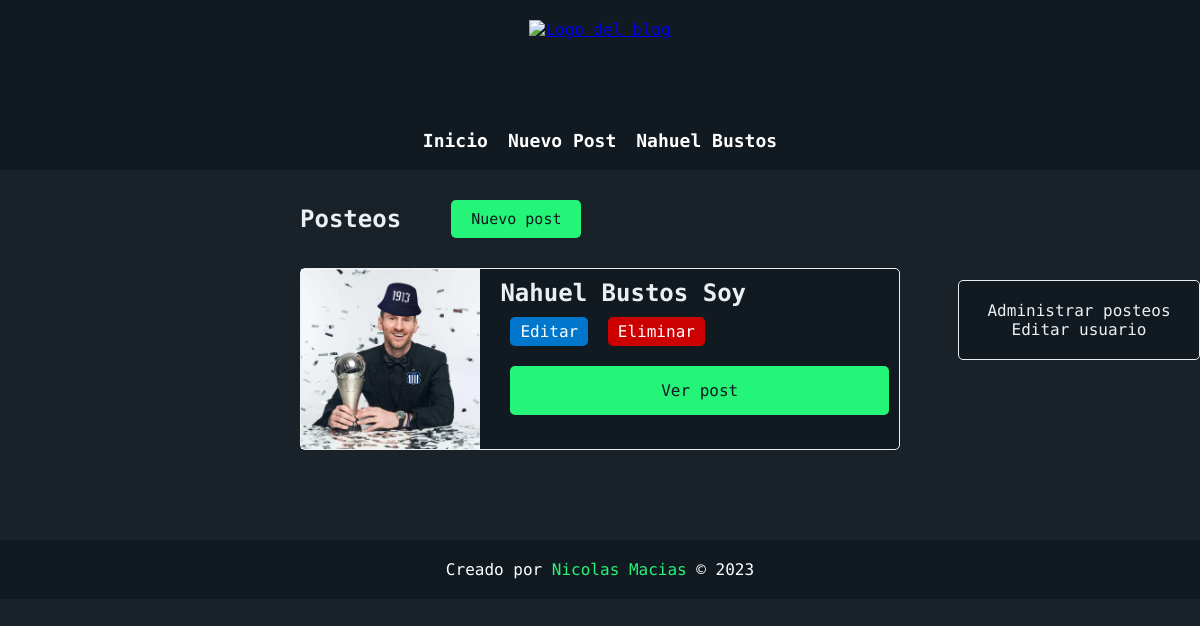
Before: /admin/admin-posteos.php (signed in) with the older database file.
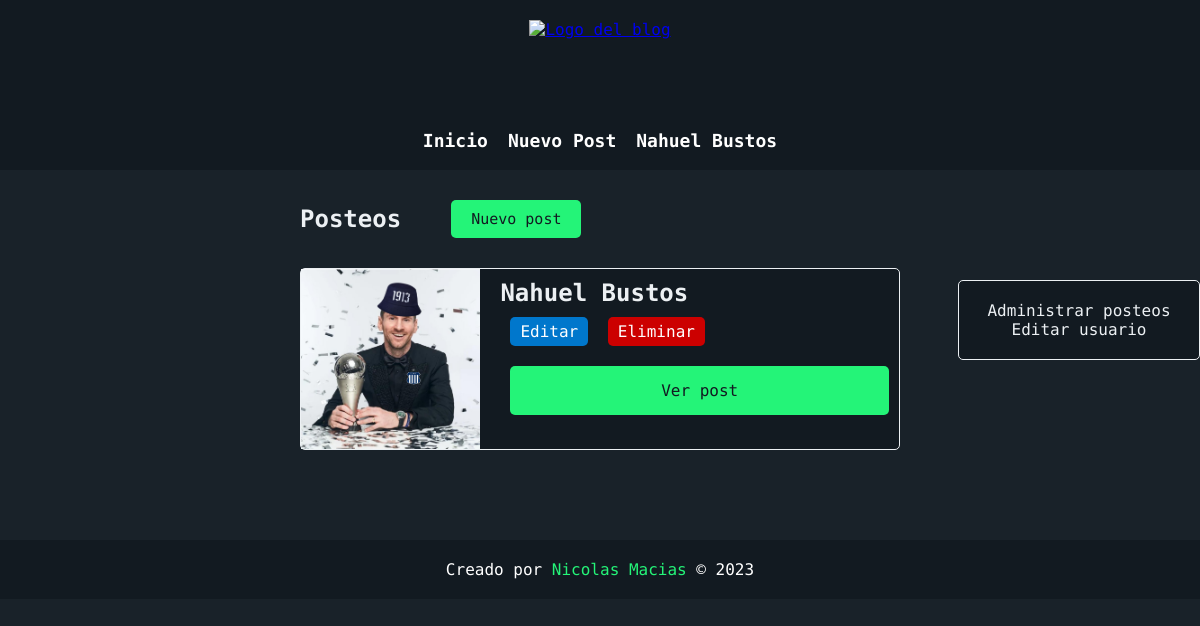
After: the same page with the newer database file.
### tables this page shows
CREATE TABLE `entrada` (
  `id` int(11) NOT NULL,
  `usuario_id` int(11) NOT NULL,
  `titulo` varchar(255) NOT NULL,
  `resumen` text NOT NULL,
  `texto` text NOT NULL,
  `imagen` varchar(255) NOT NULL,
  `fecha` datetime DEFAULT current_timestamp()
);

### admin/control-sesion.php (called while the page is built, shortened)
<?php
if (empty($_SESSION['usuario_id'])) {
    if ($_SERVER['PHP_SELF'] != "/tp-aw1/index.php") {
        header('location:../login.php');
        exit();
    }
} else if (isset($_SESSION['nombre'])) {
    $idUser = $_SESSION['usuario_id'];
}
?>

### admin/admin-posteos.php (the view)
<?php
    require_once('control-sesion.php');
    require_once('conexion.php');
    $sql = 'SELECT id,titulo,imagen FROM Entrada WHERE usuario_id = ? ORDER BY fecha DESC';
    $consulta = $conexion->prepare($sql);
    $consulta->bind_param('i', $_SESSION['usuario_id']);
    $consulta->execute();
    $consulta->bind_result($id, $titulo, $imagen);
    include('components/head.php');
?>
    <section class="admin-posteos">
      <div class="titulo-posteos">
        <h2>Posteos</h2>
        <a href="admin-crear-post.php" style="text-decoration: none"
          ><button class="nuevo-post">Nuevo post</button></a
        >
      </div>
      <?php
        while ($consulta->fetch()) {
      ?>
        <article>
          <img src="../assets/imagenes/<?php echo $imagen; ?>" />
          <div class="articulo-info">
            <h2 class="articulo-titulo"><?php echo $titulo; ?></h2>
            <div class="botones">
              <a href="admin-editar-post.php?id=<?php echo $id; ?>" class="edit-button">Editar</a>
              <a href="control-eliminar-post.php?id=<?php echo $id; ?>" class="delete-button">Eliminar</a>
            </div>
            <a class="ver-articulo" href="../post.php?id=<?php echo $id; ?>">Ver post</a>
          </div>
        </article>
      <?php
        }
      ?>
    </section>
    <aside class="aside-admin">
      <a href="admin-posteos.php">Administrar posteos</a><br />
      <a href="admin-usuarios.php?id=<?php echo $idUser; ?>">Editar usuario</a>
    </aside>
<?php
    include('components/footer.php')
?>

Changed rows visible on the page:
changed entrada: titulo "Nahuel Bustos Soy" → "Nahuel Bustos"
